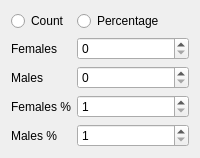
          <widget class="QWidget" name="widgetMalesFemales" native="true">
           <property name="sizePolicy">
            <sizepolicy hsizetype="Preferred" vsizetype="Maximum">
             <horstretch>0</horstretch>
             <verstretch>0</verstretch>
            </sizepolicy>
           </property>
           <property name="minimumSize">
            <size>
             <width>0</width>
             <height>0</height>
            </size>
           </property>
           <layout class="QFormLayout" name="formLayout_5">
            <item row="1" column="0">
             <widget class="QLabel" name="label_33">
              <property name="text">
               <string>Females</string>
              </property>
              <property name="alignment">
               <set>Qt::AlignmentFlag::AlignRight|Qt::AlignmentFlag::AlignTrailing|Qt::AlignmentFlag::AlignVCenter</set>
              </property>
             </widget>
            </item>
            <item row="1" column="1">
             <widget class="QSpinBox" name="spinFemalesCount">
              <property name="toolTip">
               <string>Animals count</string>
              </property>
              <property name="minimum">
               <number>0</number>
              </property>
              <property name="maximum">
               <number>1000</number>
              </property>
              <property name="singleStep">
               <number>1</number>
              </property>
              <property name="value">
               <number>0</number>
              </property>
             </widget>
            </item>
            <item row="2" column="0">
             <widget class="QLabel" name="label_32">
              <property name="text">
               <string>Males</string>
              </property>
              <property name="alignment">
               <set>Qt::AlignmentFlag::AlignRight|Qt::AlignmentFlag::AlignTrailing|Qt::AlignmentFlag::AlignVCenter</set>
              </property>
             </widget>
            </item>
            <item row="2" column="1">
             <widget class="QSpinBox" name="spinMalesCount">
              <property name="sizePolicy">
               <sizepolicy hsizetype="Expanding" vsizetype="Fixed">
                <horstretch>0</horstretch>
                <verstretch>0</verstretch>
               </sizepolicy>
              </property>
              <property name="toolTip">
               <string>Animals count</string>
              </property>
              <property name="minimum">
               <number>0</number>
              </property>
              <property name="maximum">
               <number>1000</number>
              </property>
              <property name="singleStep">
               <number>1</number>
              </property>
              <property name="value">
               <number>0</number>
              </property>
             </widget>
            </item>
            <item row="0" column="0">
             <widget class="QRadioButton" name="radioAnimalsCount">
              <property name="text">
               <string>Count</string>
              </property>
             </widget>
            </item>
            <item row="4" column="0">
             <widget class="QLabel" name="label_21">
              <property name="text">
               <string>Males %</string>
              </property>
              <property name="alignment">
               <set>Qt::AlignmentFlag::AlignRight|Qt::AlignmentFlag::AlignTrailing|Qt::AlignmentFlag::AlignVCenter</set>
              </property>
             </widget>
            </item>
            <item row="4" column="1">
             <widget class="QSpinBox" name="spinMalesPercentage">
              <property name="toolTip">
               <string>Males percentage (%)</string>
              </property>
              <property name="minimum">
               <number>1</number>
              </property>
              <property name="maximum">
               <number>100</number>
              </property>
             </widget>
            </item>
            <item row="0" column="1">
             <widget class="QRadioButton" name="radioAnimalsPercentage">
              <property name="text">
               <string>Percentage</string>
              </property>
             </widget>
            </item>
            <item row="3" column="1">
             <widget class="QSpinBox" name="spinFemalesPercentage">
              <property name="toolTip">
               <string>Males percentage (%)</string>
              </property>
              <property name="minimum">
               <number>1</number>
              </property>
              <property name="maximum">
               <number>100</number>
              </property>
             </widget>
            </item>
            <item row="3" column="0">
             <widget class="QLabel" name="label_34">
              <property name="text">
               <string>Females %</string>
              </property>
              <property name="alignment">
               <set>Qt::AlignmentFlag::AlignRight|Qt::AlignmentFlag::AlignTrailing|Qt::AlignmentFlag::AlignVCenter</set>
              </property>
             </widget>
            </item>
           </layout>
          </widget>
